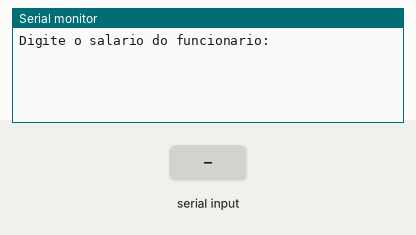
Recording of a sketch running on a simulated Arduino Uno, built with avr-gcc and run on an emulated ATmega328P. Parts: the last lines printed to the serial monitor. Inputs (shaded band) come from the test bench.

Above: at 1.2 s.
1.3 s: "90,45\n" received over Serial
At 2.4 s:
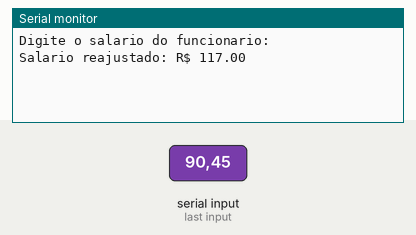
2.8 s: "30,150\n" received over Serial
At 5.1 s:
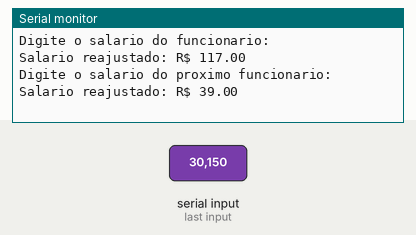

The sketch:

9_uma_empresa_decide_dar_aumento_de_30_1.ino
```cpp
/*
Se o salário for menor que 500 reais, aumenta 30%.
Senão, informa que não há aumento.
*/

float salario = 0;

void setup() {
  Serial.begin(9600);
  Serial.println("Digite o salario do funcionario:");
}

void loop() {
  if (Serial.available()) {
    // lê os dados
    salario = Serial.readStringUntil('\n').toFloat();

    if (salario < 500) {
      salario *= 1.30;
      Serial.print("Salario reajustado: R$ ");
      Serial.println(salario, 2);
      delay(3000);

    } else {
      Serial.println("Funcionario nao tem direito a aumento.");
      delay(500);
    }

    Serial.println("Digite o salario do proximo funcionario:");
  }
}
```

Measured:
- after the input at 1.3 s, the serial monitor: prints a new line at once (image 1)
- after the input at 2.8 s, the serial monitor: prints a new line after 1.6 s (image 2)
